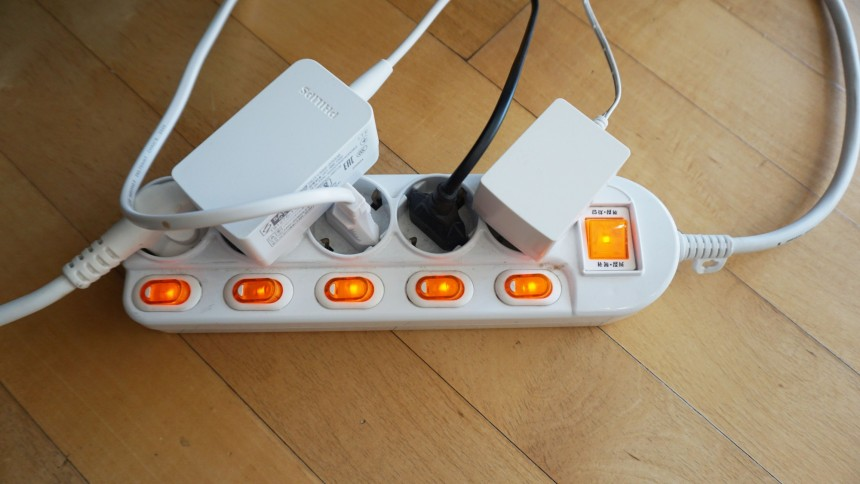
#> input picture Sogang_AI_MBA_PythonProj/Practicom/backup/uploads/multitap.jpg, 860 x 484 px, found by its file name
$ python product.py
#> lines starting #> are read from the running program, lines starting #| are printed output that depends on the picture
# 이미지 처리를 위한 라이브러리 설치
import cv2
from selenium import webdriver
from selenium.webdriver.common.by import By
from selenium.webdriver.common.keys import Keys
import time
# import Action chains
from selenium.webdriver.common.action_chains import ActionChains

def extract_features(image_path):
    # 이미지에서 특징 추출 (여기서는 단순화된 예시로, 실제로는 더 복잡한 로직이 필요)
#> called with image_path = 'multitap.jpg'
    img = cv2.imread(image_path, 0)  # 이미지를 그레이스케일로 로드
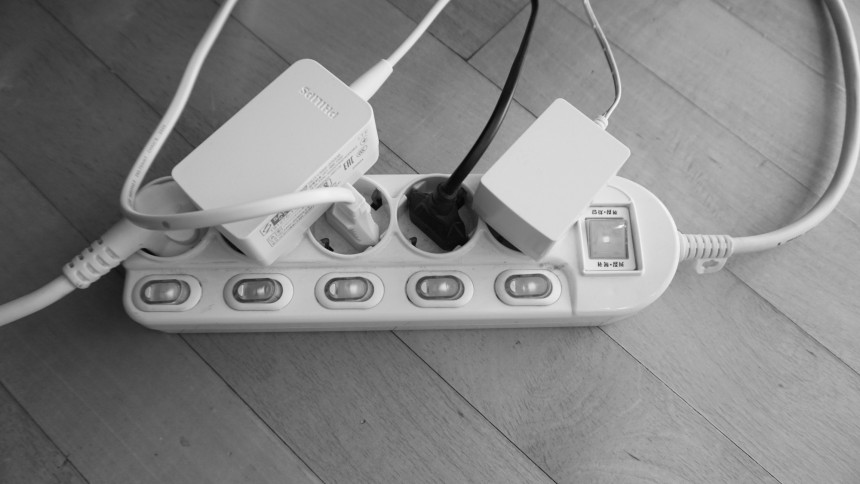
#> img: shape (484, 860); min 1, max 253, mean 132.4
    orb = cv2.ORB_create()
    keypoints, descriptors = orb.detectAndCompute(img, None)
#> keypoints = 500 keypoints; strongest (x, y, size): (609, 213, 31), (614, 212, 31), (600, 264, 31), (605, 264, 31)
    return descriptors

def search_similar_products(features):
    print("크롤링 시작")
    driver = webdriver.Chrome()
    # Danawa.com에서 제품 검색 (실제 코드는 다를 수 있음)
    driver.get('https://www.danawa.com/')
    time.sleep(2)

    # [8 lines of commented-out code are left out]

    search_box = driver.find_element(By.NAME, "k1")  # 검색창의 HTML name 속성에 따라 다름
    search_box.send_keys('멀티탭')  # 검색어 입력
    search_box.send_keys(Keys.RETURN)

    # click the item
    action = ActionChains(driver)
    action.click(on_element=search_box)
    time.sleep(2)  # 페이지 로딩 대기

    # 검색 결과 처리 로직 (여기서는 단순화됨)
    # ...
    html1 = ""
    html1 = html1 + driver.page_source

    ######################## 파일 저장
    title_file = open("product.html", 'w', encoding='UTF8')
    title_file.write(html1)
    title_file.close()
    driver.quit()


# 실제 사용 예
image_path = 'multitap.jpg'
features = extract_features(image_path)
print(features)
#> (printed output is left out)
#> (the run stopped early here; a loop or call above may not have finished)
